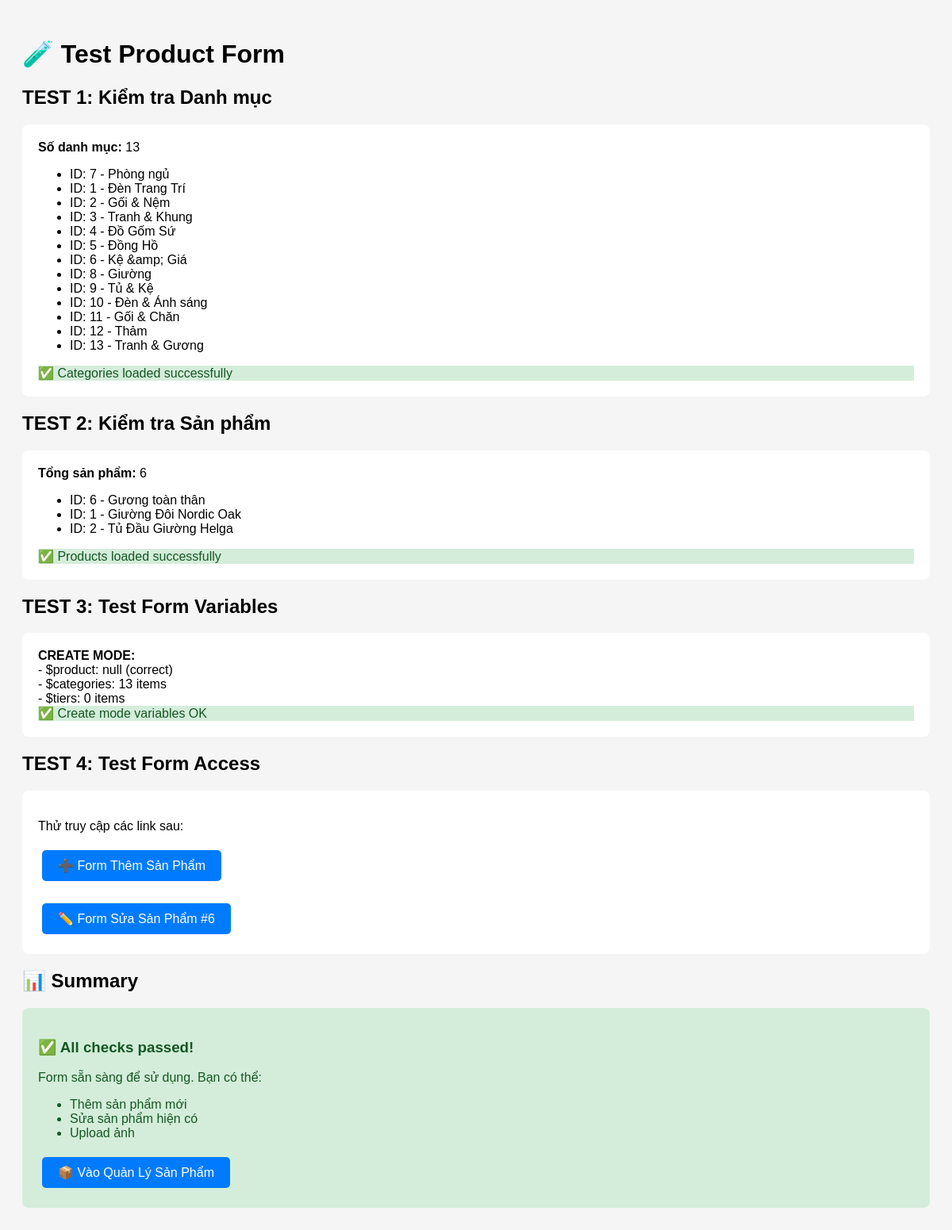
Page /public/test-product-form.php on the committed database.
### tables this page shows
CREATE TABLE `categories` (
  `id` int(10) UNSIGNED NOT NULL,
  `parent_id` int(10) UNSIGNED DEFAULT NULL,
  `name` varchar(150) NOT NULL,
  `slug` varchar(191) NOT NULL,
  `description` text DEFAULT NULL,
  `image` varchar(255) DEFAULT NULL,
  `sort_order` int(11) NOT NULL DEFAULT 0,
  `is_active` tinyint(1) NOT NULL DEFAULT 1,
  `seo_title` varchar(255) DEFAULT NULL,
  `seo_desc` text DEFAULT NULL,
  `created_at` datetime DEFAULT current_timestamp(),
  `updated_at` datetime DEFAULT current_timestamp() ON UPDATE current_timestamp()
);

CREATE TABLE `products` (
  `id` int(10) UNSIGNED NOT NULL,
  `category_id` int(10) UNSIGNED DEFAULT NULL,
  `name` varchar(255) NOT NULL,
  `slug` varchar(191) NOT NULL,
  `sku` varchar(100) DEFAULT NULL,
  `short_desc` text DEFAULT NULL,
  `description` longtext DEFAULT NULL,
  `price` decimal(15,2) NOT NULL DEFAULT 0.00,
  `sale_price` decimal(15,2) DEFAULT NULL,
  `cost_price` decimal(15,2) DEFAULT NULL,
  `install_fee` decimal(15,2) DEFAULT 0.00,
  `stock` int(11) NOT NULL DEFAULT 0,
  `weight` decimal(8,2) DEFAULT NULL,
  `dimensions` varchar(100) DEFAULT NULL,
  `origin` varchar(100) DEFAULT NULL,
  `material` varchar(100) DEFAULT NULL,
  `color` varchar(100) DEFAULT NULL,
  `size_options` text DEFAULT NULL COMMENT 'JSON array of size variants',
  `color_options` text DEFAULT NULL COMMENT 'JSON array of color variants',
  `images` text DEFAULT NULL COMMENT 'JSON array of image paths',
  `thumbnail` varchar(255) DEFAULT NULL,
  `is_featured` tinyint(1) NOT NULL DEFAULT 0,
  `is_new` tinyint(1) NOT NULL DEFAULT 0,
  `is_active` tinyint(1) NOT NULL DEFAULT 1,
  `views` int(11) NOT NULL DEFAULT 0,
  `seo_title` varchar(255) DEFAULT NULL,
  `seo_desc` text DEFAULT NULL,
  `created_at` datetime DEFAULT current_timestamp(),
  `updated_at` datetime DEFAULT current_timestamp() ON UPDATE current_timestamp()
);

### app/core/Database.php (called while the page is built, shortened)
<?php
class Database
{
    private static ?Database $instance = null;
    private PDO $pdo;
    private function __construct()
    {
        $rootPath = dirname(__DIR__, 2);
        $config = require $rootPath . '/config/database.php';
        $dsn = sprintf(
            '%s:host=%s;port=%s;dbname=%s;charset=%s',
            $config['driver'],
            $config['host'],
            $config['port'],
            $config['database'],
            $config['charset']
        );
        try {
            $this->pdo = new PDO($dsn, $config['username'], $config['password'], $config['options']);
        } catch (PDOException $e) {
            if ($_ENV['APP_DEBUG'] ?? false) {
                throw $e;
            }
            die('Database connection failed. Please try again later.');
        }
    }
    public static function getInstance(): static
    {
        if (self::$instance === null) {
            self::$instance = new static();
        }
        return self::$instance;
    }
    public function query(string $sql, array $params = []): \PDOStatement
    {
        $stmt = $this->pdo->prepare($sql);
        $stmt->execute($params);
        return $stmt;
    }
    public function fetch(string $sql, array $params = []): array|false
    {
        return $this->query($sql, $params)->fetch();
    }
    public function fetchAll(string $sql, array $params = []): array
    {
        return $this->query($sql, $params)->fetchAll();
    }
}

### config/database.php (called while the page is built)
<?php
return [
    'driver'    => 'mysql',
    'host'      => $_ENV['DB_HOST'] ?? 'localhost',
    'port'      => $_ENV['DB_PORT'] ?? '3306',
    'database'  => $_ENV['DB_DATABASE'] ?? 'decornest',
    'username'  => $_ENV['DB_USERNAME'] ?? 'root',
    'password'  => $_ENV['DB_PASSWORD'] ?? '',
    'charset'   => 'utf8mb4',
    'collation' => 'utf8mb4_unicode_ci',
    'options'   => [
        PDO::ATTR_ERRMODE            => PDO::ERRMODE_EXCEPTION,
        PDO::ATTR_DEFAULT_FETCH_MODE => PDO::FETCH_ASSOC,
        PDO::ATTR_EMULATE_PREPARES   => false,
        PDO::MYSQL_ATTR_INIT_COMMAND => "SET NAMES utf8mb4 COLLATE utf8mb4_unicode_ci"
    ],
];

### app/core/Model.php (called while the page is built, shortened)
<?php
abstract class Model
{
    protected Database $db;
    protected string $table = '';
    public function __construct()
    {
        $this->db = Database::getInstance();
    }
    public function findWhere(string $where, array $params = [], string $orderBy = ''): array
    {
        $sql = "SELECT * FROM `{$this->table}` WHERE {$where}";
        if ($orderBy) $sql .= " ORDER BY {$orderBy}";
        return $this->db->fetchAll($sql, $params);
    }
}

### app/models/CategoryModel.php (called while the page is built, shortened)
<?php
class CategoryModel extends Model
{
    public function getAllActive(): array
    {
        return $this->findWhere('is_active = 1', [], 'parent_id ASC, sort_order ASC');
    }
}

### app/models/ProductModel.php (called while the page is built, shortened)
<?php
class ProductModel extends Model
{
    public function getFiltered(array $filters = [], int $page = 1, int $perPage = 16, string $sort = 'newest'): array
    {
        $conditions = ['p.is_active = 1'];
        $params     = [];
        $orderBy = match ($sort) {
            'price_asc'  => 'p.price ASC',
            'price_desc' => 'p.price DESC',
            'name_asc'   => 'p.name ASC',
            'popular'    => 'p.views DESC',
            default      => 'p.created_at DESC',
        };
        $where  = implode(' AND ', $conditions);
        $offset = ($page - 1) * $perPage;
        $countSql = "SELECT COUNT(*) FROM products p WHERE {$where}";
        $total    = (int) ($this->db->fetch($countSql, $params)['COUNT(*)'] ?? 0);
        $sql = "SELECT p.*, c.name AS category_name, c.slug AS category_slug
                FROM products p
                LEFT JOIN categories c ON p.category_id = c.id
                WHERE {$where}
                ORDER BY {$orderBy}
                LIMIT {$perPage} OFFSET {$offset}";
        return [
            'data'         => $this->db->fetchAll($sql, $params),
            'total'        => $total,
            'per_page'     => $perPage,
            'current_page' => $page,
            'last_page'    => max(1, (int) ceil($total / $perPage)),
        ];
    }
}

### public/test-product-form.php (the view, shortened to what this page needs)
<?php
echo "<!DOCTYPE html>
<html lang='vi'>
<head>
    <meta charset='UTF-8'>
    <title>Test Product Form</title>
    <style>
        body { font-family: Arial, sans-serif; padding: 20px; background: #f5f5f5; }
        .box { background: white; padding: 20px; margin: 10px 0; border-radius: 8px; }
        .success { background: #d4edda; color: #155724; }
        .error { background: #f8d7da; color: #721c24; }
        .btn { display: inline-block; padding: 10px 20px; background: #007bff; color: white; text-decoration: none; border-radius: 5px; margin: 5px; }
    </style>
</head>
<body>
    <h1>🧪 Test Product Form</h1>";
try {
    $categoryModel = new CategoryModel();
    $productModel = new ProductModel();
    echo "<h2>TEST 1: Kiểm tra Danh mục</h2>";
    $categories = $categoryModel->getAllActive();
    echo "<div class='box'>";
    echo "<strong>Số danh mục:</strong> " . count($categories) . "<br>";
    if (!empty($categories)) {
        echo "<ul>";
        foreach ($categories as $cat) {
            echo "<li>ID: {$cat['id']} - " . htmlspecialchars($cat['name']) . "</li>";
        }
        echo "</ul>";
        echo "<div class='success'>✅ Categories loaded successfully</div>";
    } else {
        echo "<div class='error'>❌ No categories found! Chạy fix-all-now.php để tạo dữ liệu.</div>";
    }
    echo "</div>";
    echo "<h2>TEST 2: Kiểm tra Sản phẩm</h2>";
    $result = $productModel->getFiltered([], 1, 5);
    echo "<div class='box'>";
    echo "<strong>Tổng sản phẩm:</strong> " . ($result['total'] ?? 0) . "<br>";
    if (!empty($result['data'])) {
        echo "<ul>";
        foreach (array_slice($result['data'], 0, 3) as $p) {
            echo "<li>ID: {$p['id']} - " . htmlspecialchars($p['name']) . "</li>";
        }
        echo "</ul>";
        echo "<div class='success'>✅ Products loaded successfully</div>";
    } else {
        echo "<div class='error'>❌ No products found! Chạy fix-all-now.php để tạo dữ liệu.</div>";
    }
    echo "</div>";
    echo "<h2>TEST 3: Test Form Variables</h2>";
    echo "<div class='box'>";
    $product = null;
    $tiers = [];
    echo "<strong>CREATE MODE:</strong><br>";
    echo "- \$product: " . (is_null($product) ? 'null (correct)' : 'ERROR') . "<br>";
    echo "- \$categories: " . count($categories) . " items<br>";
    echo "- \$tiers: " . count($tiers) . " items<br>";
    echo "<div class='success'>✅ Create mode variables OK</div>";
    echo "</div>";
    echo "<h2>TEST 4: Test Form Access</h2>";
    echo "<div class='box'>";
    echo "<p>Thử truy cập các link sau:</p>";
    echo "<a href='/project-ecommerce/public/admin/products/create' class='btn'>➕ Form Thêm Sản Phẩm</a><br><br>";
    if (!empty($result['data'])) {
        $firstProduct = $result['data'][0];
        echo "<a href='/project-ecommerce/public/admin/products/{$firstProduct['id']}/edit' class='btn'>✏️ Form Sửa Sản Phẩm #{$firstProduct['id']}</a>";
    }
    echo "</div>";
    echo "<h2>📊 Summary</h2>";
    $allOk = !empty($categories) && !empty($result['data']);
    if ($allOk) {
        echo "<div class='box success'>";
        echo "<h3>✅ All checks passed!</h3>";
        echo "<p>Form sẵn sàng để sử dụng. Bạn có thể:</p>";
        echo "<ul>";
        echo "<li>Thêm sản phẩm mới</li>";
        echo "<li>Sửa sản phẩm hiện có</li>";
        echo "<li>Upload ảnh</li>";
        echo "</ul>";
        echo "<a href='/project-ecommerce/public/admin/products' class='btn'>📦 Vào Quản Lý Sản Phẩm</a>";
        echo "</div>";
    } else {
        echo "<div class='box error'>";
        echo "<h3>❌ Cần fix database!</h3>";
        echo "<p>Database chưa có dữ liệu. Chạy script này:</p>";
        echo "<a href='fix-all-now.php' class='btn' style='background:#28a745;'>🔧 Fix All Now</a>";
        echo "</div>";
    }
} catch (Exception $e) {
    echo "<div class='box error'>";
    echo "<h3>❌ Error</h3>";
    echo "<p>" . htmlspecialchars($e->getMessage()) . "</p>";
    echo "<pre>" . htmlspecialchars($e->getTraceAsString()) . "</pre>";
    echo "</div>";
}
echo "</body></html>";
?>

### public/test-product-form.php (style rules this page uses)
body { font-family: Arial, sans-serif; padding: 20px; background: #f5f5f5; }
.box { background: white; padding: 20px; margin: 10px 0; border-radius: 8px; }
.success { background: #d4edda; color: #155724; }
.btn { display: inline-block; padding: 10px 20px; background: #007bff; color: white; text-decoration: none; border-radius: 5px; margin: 5px; }

### rows in the picture
categories: id "7", name "Phòng ngủ"
categories: id "1", name "Đèn Trang Trí"
categories: id "2", name "Gối & Nệm"
categories: id "3", name "Tranh & Khung"
categories: id "4", name "Đồ Gốm Sứ"
categories: id "5", name "Đồng Hồ"
categories: id "6", name "Kệ &amp; Giá"
categories: id "8", name "Giường"
categories: id "9", name "Tủ & Kệ"
categories: id "10", name "Đèn & Ánh sáng"
categories: id "11", name "Gối & Chăn"
categories: id "12", name "Thảm"
categories: id "13", name "Tranh & Gương"
products: id "6", name "Gương toàn thân"
products: id "1", name "Giường Đôi Nordic Oak"
products: id "2", name "Tủ Đầu Giường Helga"

### other values in the picture
count($categories) "13"
$result['total'] "6"
count($tiers) "0"
